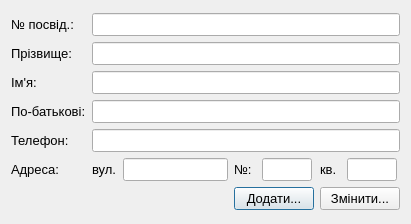
<?xml version="1.0" encoding="UTF-8"?>
<ui version="4.0">
 <class>ItemDialog</class>
 <widget class="QDialog" name="ItemDialog">
  <property name="geometry">
   <rect>
    <x>0</x>
    <y>0</y>
    <width>411</width>
    <height>224</height>
   </rect>
  </property>
  <property name="sizePolicy">
   <sizepolicy hsizetype="MinimumExpanding" vsizetype="Minimum">
    <horstretch>0</horstretch>
    <verstretch>0</verstretch>
   </sizepolicy>
  </property>
  <property name="minimumSize">
   <size>
    <width>411</width>
    <height>224</height>
   </size>
  </property>
  <property name="maximumSize">
   <size>
    <width>16777215</width>
    <height>224</height>
   </size>
  </property>
  <property name="windowTitle">
   <string>Редагувати запис...</string>
  </property>
  <layout class="QGridLayout" name="gridLayout_2">
   <item row="0" column="0">
    <layout class="QGridLayout" name="gridLayout">
     <item row="1" column="1" colspan="6">
      <widget class="QLineEdit" name="itemSecondnameEdit">
       <property name="font">
        <font>
         <pointsize>10</pointsize>
        </font>
       </property>
      </widget>
     </item>
     <item row="0" column="1" colspan="6">
      <widget class="QLineEdit" name="itemCardIDEdit">
       <property name="font">
        <font>
         <pointsize>10</pointsize>
        </font>
       </property>
      </widget>
     </item>
     <item row="3" column="1" colspan="6">
      <widget class="QLineEdit" name="itemThirdNameEdit">
       <property name="font">
        <font>
         <pointsize>10</pointsize>
        </font>
       </property>
      </widget>
     </item>
     <item row="2" column="0">
      <widget class="QLabel" name="itemFirstNameLabel">
       <property name="font">
        <font>
         <pointsize>10</pointsize>
        </font>
       </property>
       <property name="text">
        <string>Ім'я:</string>
       </property>
      </widget>
     </item>
     <item row="3" column="0">
      <widget class="QLabel" name="itemThirdNameLabel">
       <property name="font">
        <font>
         <pointsize>10</pointsize>
        </font>
       </property>
       <property name="text">
        <string>По-батькові:</string>
       </property>
      </widget>
     </item>
     <item row="5" column="0">
      <widget class="QLabel" name="itemAddressLabel">
       <property name="font">
        <font>
         <pointsize>10</pointsize>
        </font>
       </property>
       <property name="text">
        <string>Адреса:</string>
       </property>
      </widget>
     </item>
     <item row="4" column="1" colspan="6">
      <widget class="QLineEdit" name="itemPhoneEdit">
       <property name="font">
        <font>
         <pointsize>10</pointsize>
        </font>
       </property>
      </widget>
     </item>
     <item row="5" column="4">
      <widget class="QLineEdit" name="itemBuildingNumberEdit">
       <property name="sizePolicy">
        <sizepolicy hsizetype="Fixed" vsizetype="Fixed">
         <horstretch>0</horstretch>
         <verstretch>0</verstretch>
        </sizepolicy>
       </property>
       <property name="maximumSize">
        <size>
         <width>50</width>
         <height>16777215</height>
        </size>
       </property>
       <property name="font">
        <font>
         <pointsize>10</pointsize>
        </font>
       </property>
      </widget>
     </item>
     <item row="0" column="0">
      <widget class="QLabel" name="itemCardIDLabel">
       <property name="font">
        <font>
         <pointsize>10</pointsize>
        </font>
       </property>
       <property name="text">
        <string>№ посвід.:</string>
       </property>
      </widget>
     </item>
     <item row="5" column="5">
      <widget class="QLabel" name="itemAptNumberLabel">
       <property name="sizePolicy">
        <sizepolicy hsizetype="Fixed" vsizetype="Preferred">
         <horstretch>0</horstretch>
         <verstretch>0</verstretch>
        </sizepolicy>
       </property>
       <property name="font">
        <font>
         <pointsize>10</pointsize>
        </font>
       </property>
       <property name="text">
        <string>кв.</string>
       </property>
      </widget>
     </item>
     <item row="1" column="0">
      <widget class="QLabel" name="itemSecondnameLabel">
       <property name="font">
        <font>
         <pointsize>10</pointsize>
        </font>
       </property>
       <property name="text">
        <string>Прізвище:</string>
       </property>
      </widget>
     </item>
     <item row="5" column="3">
      <widget class="QLabel" name="itemBuildingNumberLabel">
       <property name="sizePolicy">
        <sizepolicy hsizetype="Fixed" vsizetype="Preferred">
         <horstretch>0</horstretch>
         <verstretch>0</verstretch>
        </sizepolicy>
       </property>
       <property name="font">
        <font>
         <pointsize>10</pointsize>
        </font>
       </property>
       <property name="text">
        <string>№:</string>
       </property>
      </widget>
     </item>
     <item row="5" column="6">
      <widget class="QLineEdit" name="itemAptNumberEdit">
       <property name="sizePolicy">
        <sizepolicy hsizetype="Fixed" vsizetype="Fixed">
         <horstretch>0</horstretch>
         <verstretch>0</verstretch>
        </sizepolicy>
       </property>
       <property name="maximumSize">
        <size>
         <width>50</width>
         <height>16777215</height>
        </size>
       </property>
       <property name="font">
        <font>
         <pointsize>10</pointsize>
        </font>
       </property>
      </widget>
     </item>
     <item row="5" column="1">
      <widget class="QLabel" name="itemStreetNameLabel">
       <property name="sizePolicy">
        <sizepolicy hsizetype="Fixed" vsizetype="Preferred">
         <horstretch>0</horstretch>
         <verstretch>0</verstretch>
        </sizepolicy>
       </property>
       <property name="font">
        <font>
         <pointsize>10</pointsize>
        </font>
       </property>
       <property name="text">
        <string>вул.</string>
       </property>
      </widget>
     </item>
     <item row="5" column="2">
      <widget class="QLineEdit" name="itemStreetNameEdit">
       <property name="sizePolicy">
        <sizepolicy hsizetype="MinimumExpanding" vsizetype="Fixed">
         <horstretch>0</horstretch>
         <verstretch>0</verstretch>
        </sizepolicy>
       </property>
       <property name="font">
        <font>
         <pointsize>10</pointsize>
        </font>
       </property>
      </widget>
     </item>
     <item row="6" column="3" colspan="2">
      <widget class="QPushButton" name="itemAddBtn">
       <property name="font">
        <font>
         <pointsize>10</pointsize>
        </font>
       </property>
       <property name="text">
        <string>Додати...</string>
       </property>
      </widget>
     </item>
     <item row="4" column="0">
      <widget class="QLabel" name="itemPhoneLabel">
       <property name="font">
        <font>
         <pointsize>10</pointsize>
        </font>
       </property>
       <property name="text">
        <string>Телефон:</string>
       </property>
      </widget>
     </item>
     <item row="6" column="5" colspan="2">
      <widget class="QPushButton" name="itemUpdateBtn">
       <property name="font">
        <font>
         <pointsize>10</pointsize>
        </font>
       </property>
       <property name="text">
        <string>Змінити...</string>
       </property>
      </widget>
     </item>
     <item row="2" column="1" colspan="6">
      <widget class="QLineEdit" name="itemFirstNameEdit">
       <property name="font">
        <font>
         <pointsize>10</pointsize>
        </font>
       </property>
      </widget>
     </item>
     <item row="6" column="0" colspan="3">
      <spacer name="horizontalSpacer">
       <property name="orientation">
        <enum>Qt::Horizontal</enum>
       </property>
       <property name="sizeHint" stdset="0">
        <size>
         <width>40</width>
         <height>20</height>
        </size>
       </property>
      </spacer>
     </item>
    </layout>
   </item>
  </layout>
 </widget>
 <resources/>
 <connections>
  <connection>
   <sender>itemAddBtn</sender>
   <signal>clicked()</signal>
   <receiver>ItemDialog</receiver>
   <slot>accept()</slot>
   <hints>
    <hint type="sourcelabel">
     <x>275</x>
     <y>188</y>
    </hint>
    <hint type="destinationlabel">
     <x>224</x>
     <y>104</y>
    </hint>
   </hints>
  </connection>
  <connection>
   <sender>itemUpdateBtn</sender>
   <signal>clicked()</signal>
   <receiver>ItemDialog</receiver>
   <slot>accept()</slot>
   <hints>
    <hint type="sourcelabel">
     <x>387</x>
     <y>188</y>
    </hint>
    <hint type="destinationlabel">
     <x>224</x>
     <y>104</y>
    </hint>
   </hints>
  </connection>
 </connections>
</ui>
